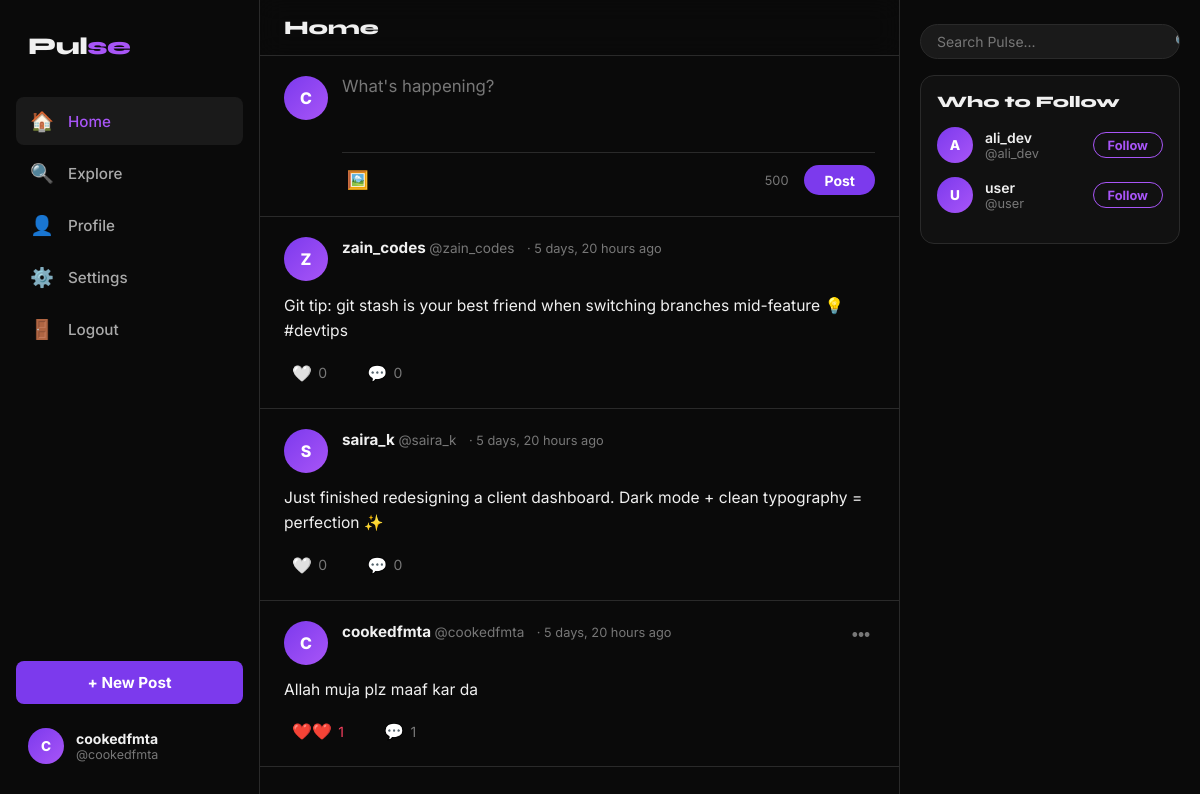
Screenshot of / (signed in) with the database file from the repository.
### social/models.py (models this page shows, shortened)
class Post(models.Model):
    author = models.ForeignKey(User, on_delete=models.CASCADE, related_name='posts')
    content = models.TextField(max_length=500)
    image_url = models.URLField(blank=True)
    created_at = models.DateTimeField(auto_now_add=True)
    updated_at = models.DateTimeField(auto_now=True)
    class Meta:
        ordering = ['-created_at']
    def likes_count(self):
        return self.likes.count()
    def time_ago(self):
        return timesince(self.created_at) + ' ago'

### social/views.py (the view)
# urls.py: path('', views.feed, name='feed'),
@login_required
def feed(request):
    get_or_create_profile(request.user)
    following_ids = Follow.objects.filter(follower=request.user).values_list('following_id', flat=True)
    posts = Post.objects.filter(
        Q(author__in=following_ids) | Q(author=request.user)
    ).select_related('author', 'author__profile').prefetch_related('likes', 'comments')
    liked_ids = Like.objects.filter(user=request.user).values_list('post_id', flat=True)
    suggested = User.objects.exclude(id=request.user.id).exclude(id__in=following_ids).order_by('?')[:5]
    for u in suggested:
        get_or_create_profile(u)
    return render(request, 'social/feed.html', {
        'posts': posts,
        'liked_ids': list(liked_ids),
        'suggested': suggested,
    })

### social/views.py (called while the page is built)
def get_or_create_profile(user):
    profile, _ = Profile.objects.get_or_create(user=user)
    return profile

### templates/social/feed.html (shortened to what this page needs)
{% extends 'social/base.html' %}
{% block nav_feed %}active{% endblock %}
{% block content %}
<div class="feed-header"><h1>Home</h1></div>
<div class="compose-box">
  <div class="avatar">
    {% if user.profile.avatar_url %}<img src="{{ user.profile.avatar_url }}" alt="">
    {% else %}{{ user.username.0|upper }}{% endif %}
  </div>
  <div class="compose-area">
    <form method="POST" action="/post/create/" id="inline-form">
      <textarea name="content" placeholder="What's happening?"
        oninput="updateCharCount(this,'inline-char-count')"></textarea>
      <div class="compose-footer">
        <div class="compose-actions">
          <button type="button" class="compose-action-btn" title="Add image"
            onclick="const r=document.getElementById('inline-image-row');r.style.display=r.style.display==='none'?'block':'none'">🖼️</button>
        </div>
        <div style="display:flex;align-items:center;gap:1rem">
          <span id="inline-char-count" class="char-count">500</span>
          <button type="submit" class="btn-post">Post</button>
        </div>
      </div>
    </form>
  </div>
</div>
{% if posts %}
  {% for post in posts %}
  <div class="post-card" id="post-{{ post.id }}">
    <div class="post-header">
      <a href="/profile/{{ post.author.username }}/">
        <div class="avatar">
          {% if post.author.profile.avatar_url %}<img src="{{ post.author.profile.avatar_url }}" alt="">
          {% else %}{{ post.author.username.0|upper }}{% endif %}
        </div>
      </a>
      <div class="post-meta">
        <a href="/profile/{{ post.author.username }}/" class="post-author">
          {% if post.author.get_full_name %}{{ post.author.get_full_name }}{% else %}{{ post.author.username }}{% endif %}
        </a>
        <span class="post-username">@{{ post.author.username }}</span>
        <span class="post-time">· {{ post.time_ago }}</span>
      </div>
      {% if post.author == user %}
      <div class="post-menu">
        <button class="menu-btn" onclick="toggleMenu('menu-{{ post.id }}')">•••</button>
      </div>
      {% endif %}
    </div>
    <a href="/post/{{ post.id }}/">
      <div class="post-content">{{ post.content }}</div>
    </a>
    <div class="post-actions">
      <button class="action-btn like-btn {% if post.id in liked_ids %}liked{% endif %}"
        onclick="toggleLike({{ post.id }}, this)">
        <span class="icon">{% if post.id in liked_ids %}❤️{% else %}🤍{% endif %}</span>
        <span class="like-count">{{ post.likes_count }}</span>
      </button>
      <a href="/post/{{ post.id }}/" class="action-btn">
        <span class="icon">💬</span>
        <span>{{ post.comments.count }}</span>
      </a>
    </div>
  </div>
  {% endfor %}
{% else %}
  <div class="empty-state">
    <div class="empty-icon">🌱</div>
    <h2>Your feed is empty</h2>
    <p>Follow people to see their posts here, or <a href="/explore/" style="color:var(--accent2)">explore</a> what's happening.</p>
  </div>
{% endif %}
{% endblock %}
{% block right_sidebar %}
<aside class="sidebar-right">
  <form class="search-box" action="/search/" method="GET">
    <input type="text" name="q" placeholder="Search Pulse...">
    <button type="submit">🔍</button>
  </form>
  {% if suggested %}
  <div class="sidebar-section">
    <div class="sidebar-title">Who to Follow</div>
    {% for u in suggested %}
    <div class="suggested-user">
      <a href="/profile/{{ u.username }}/">
        <div class="avatar avatar-sm">
          {% if u.profile.avatar_url %}<img src="{{ u.profile.avatar_url }}" alt="">
          {% else %}{{ u.username.0|upper }}{% endif %}
        </div>
      </a>
      <div class="suggested-info">
        <a href="/profile/{{ u.username }}/">
          <div class="suggested-name">{{ u.username }}</div>
          <div class="suggested-handle">@{{ u.username }}</div>
        </a>
      </div>
      <button class="btn-follow" onclick="toggleFollow('{{ u.username }}', this)">Follow</button>
    </div>
    {% endfor %}
  </div>
  {% endif %}
</aside>
{% endblock %}

### templates/social/base.html (shortened to what this page needs)
<!DOCTYPE html>
<html lang="en">
<head>
  {% load static %}
  <link rel="stylesheet" href="{% static 'css/style.css' %}">
</head>
<body>
{% if user.is_authenticated %}
<div class="app-layout">
  <aside class="sidebar-left">
    <div class="logo">Pul<span>se</span></div>
    <a href="/" class="nav-item {% block nav_feed %}{% endblock %}">
      <span class="icon">🏠</span><span>Home</span>
    </a>
    <a href="/explore/" class="nav-item {% block nav_explore %}{% endblock %}">
      <span class="icon">🔍</span><span>Explore</span>
    </a>
    <a href="/profile/{{ user.username }}/" class="nav-item {% block nav_profile %}{% endblock %}">
      <span class="icon">👤</span><span>Profile</span>
    </a>
    <a href="/settings/profile/" class="nav-item">
      <span class="icon">⚙️</span><span>Settings</span>
    </a>
    <a href="/logout/" class="nav-item">
      <span class="icon">🚪</span><span>Logout</span>
    </a>
    <button class="nav-post-btn" onclick="openCompose()">+ New Post</button>
    <a href="/profile/{{ user.username }}/" class="sidebar-user">
      <div class="avatar avatar-sm">
        {% if user.profile.avatar_url %}
          <img src="{{ user.profile.avatar_url }}" alt="">
        {% else %}
          {{ user.username.0|upper }}
        {% endif %}
      </div>
      <div class="sidebar-user-info">
        <div style="font-weight:700;font-size:.875rem">{{ user.username }}</div>
        <div style="font-size:.78rem;color:var(--text-muted)">@{{ user.username }}</div>
      </div>
    </a>
  </aside>
  <main class="main-feed">
    {% block content %}{% endblock %}
  </main>
  {% block right_sidebar %}{% endblock %}
</div>
{% else %}
  {% block auth_content %}{% endblock %}
{% endif %}
{% load static %}
</body>
</html>

### rows the page displays
Post: author.username.0 "Z", author.username "zain_codes", time_ago "5 days, 20 hours ago", content "Git tip: git stash is your best friend when switching branches mid-feature 💡 #devtips", likes_count "0", comments.count "0"
Post: author.username.0 "S", author.username "saira_k", time_ago "5 days, 20 hours ago", content "Just finished redesigning a client dashboard. Dark mode + clean typography = perfection ✨", likes_count "0", comments.count "0"
Post: author.username.0 "C", author.username "cookedfmta", time_ago "5 days, 20 hours ago", content "Allah muja plz maaf kar da", likes_count "1", comments.count "1"

### other values shown
{{ user.username.0|upper }} "C"
{{ user.username }} "cookedfmta"
{{ u.username.0|upper }} "A"
{{ u.username }} "ali_dev"
{{ u.username.0|upper }} "U"
{{ u.username }} "user"
